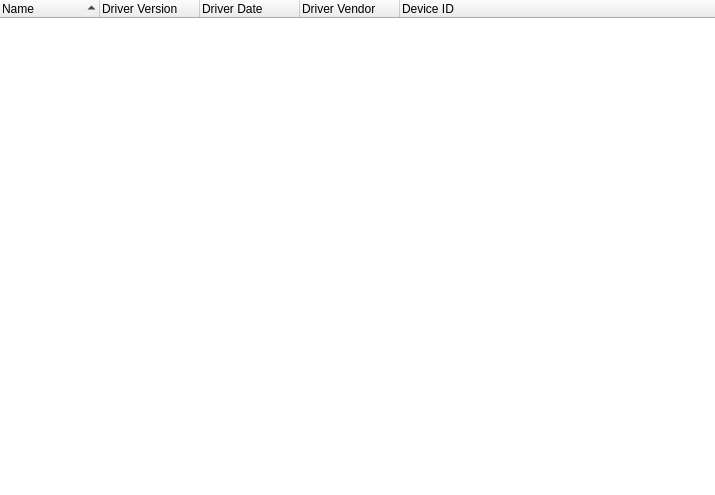
<?xml version="1.0" encoding="UTF-8"?>
<ui version="4.0">
 <class>SysInfoDevices</class>
 <widget class="QWidget" name="SysInfoDevices">
  <property name="geometry">
   <rect>
    <x>0</x>
    <y>0</y>
    <width>715</width>
    <height>495</height>
   </rect>
  </property>
  <property name="windowTitle">
   <string/>
  </property>
  <layout class="QVBoxLayout" name="verticalLayout">
   <property name="leftMargin">
    <number>0</number>
   </property>
   <property name="topMargin">
    <number>0</number>
   </property>
   <property name="rightMargin">
    <number>0</number>
   </property>
   <property name="bottomMargin">
    <number>0</number>
   </property>
   <item>
    <widget class="QTreeWidget" name="tree">
     <property name="contextMenuPolicy">
      <enum>Qt::CustomContextMenu</enum>
     </property>
     <property name="frameShape">
      <enum>QFrame::NoFrame</enum>
     </property>
     <property name="showDropIndicator" stdset="0">
      <bool>false</bool>
     </property>
     <property name="iconSize">
      <size>
       <width>16</width>
       <height>16</height>
      </size>
     </property>
     <property name="indentation">
      <number>0</number>
     </property>
     <property name="sortingEnabled">
      <bool>true</bool>
     </property>
     <attribute name="headerShowSortIndicator" stdset="0">
      <bool>true</bool>
     </attribute>
     <column>
      <property name="text">
       <string>Name</string>
      </property>
     </column>
     <column>
      <property name="text">
       <string>Driver Version</string>
      </property>
     </column>
     <column>
      <property name="text">
       <string>Driver Date</string>
      </property>
     </column>
     <column>
      <property name="text">
       <string>Driver Vendor</string>
      </property>
     </column>
     <column>
      <property name="text">
       <string>Device ID</string>
      </property>
     </column>
    </widget>
   </item>
  </layout>
  <action name="action_copy_row">
   <property name="text">
    <string>Copy Row</string>
   </property>
  </action>
  <action name="action_copy_value">
   <property name="text">
    <string>Copy Value</string>
   </property>
  </action>
 </widget>
 <resources/>
 <connections/>
</ui>
